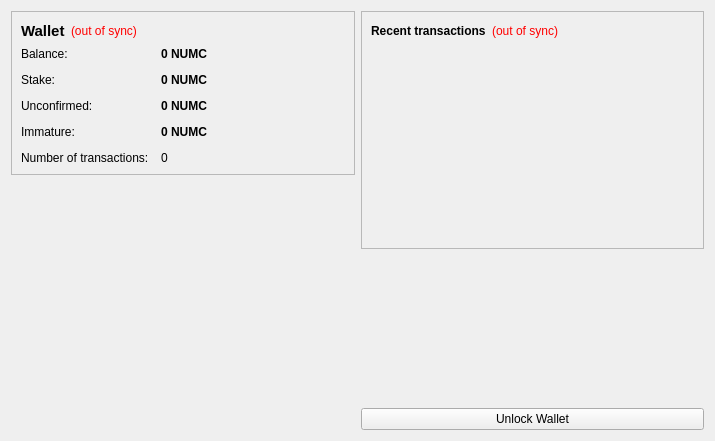
<?xml version="1.0" encoding="UTF-8"?>
<ui version="4.0">
 <class>OverviewPage</class>
 <widget class="QWidget" name="OverviewPage">
  <property name="geometry">
   <rect>
    <x>0</x>
    <y>0</y>
    <width>715</width>
    <height>441</height>
   </rect>
  </property>
  <property name="windowTitle">
   <string>Form</string>
  </property>
  <layout class="QHBoxLayout" name="horizontalLayout" stretch="1,1">
   <item>
    <layout class="QVBoxLayout" name="verticalLayout_2">
     <item>
      <widget class="QFrame" name="frame">
       <property name="frameShape">
        <enum>QFrame::StyledPanel</enum>
       </property>
       <property name="frameShadow">
        <enum>QFrame::Raised</enum>
       </property>
       <layout class="QVBoxLayout" name="verticalLayout_4">
        <item>
         <layout class="QHBoxLayout" name="horizontalLayout_4">
          <item>
           <widget class="QLabel" name="label_5">
            <property name="font">
             <font>
              <pointsize>11</pointsize>
              <weight>75</weight>
              <bold>true</bold>
             </font>
            </property>
            <property name="text">
             <string>Wallet</string>
            </property>
           </widget>
          </item>
          <item>
           <widget class="QLabel" name="labelWalletStatus">
            <property name="toolTip">
             <string>The displayed information may be out of date. Your wallet automatically synchronizes with the NumberCoin network after a connection is established, but this process has not completed yet.</string>
            </property>
            <property name="styleSheet">
             <string notr="true">QLabel { color: red; }</string>
            </property>
            <property name="text">
             <string notr="true">(out of sync)</string>
            </property>
            <property name="alignment">
             <set>Qt::AlignLeading|Qt::AlignLeft|Qt::AlignVCenter</set>
            </property>
           </widget>
          </item>
          <item>
           <spacer name="horizontalSpacer_2">
            <property name="orientation">
             <enum>Qt::Horizontal</enum>
            </property>
            <property name="sizeHint" stdset="0">
             <size>
              <width>40</width>
              <height>20</height>
             </size>
            </property>
           </spacer>
          </item>
         </layout>
        </item>
        <item>
         <layout class="QFormLayout" name="formLayout_2">
          <property name="fieldGrowthPolicy">
           <enum>QFormLayout::AllNonFixedFieldsGrow</enum>
          </property>
          <property name="horizontalSpacing">
           <number>12</number>
          </property>
          <property name="verticalSpacing">
           <number>12</number>
          </property>
          <item row="0" column="0">
           <widget class="QLabel" name="label">
            <property name="text">
             <string>Balance:</string>
            </property>
           </widget>
          </item>
          <item row="0" column="1">
           <widget class="QLabel" name="labelBalance">
            <property name="font">
             <font>
              <weight>75</weight>
              <bold>true</bold>
             </font>
            </property>
            <property name="cursor">
             <cursorShape>IBeamCursor</cursorShape>
            </property>
            <property name="toolTip">
             <string>Your current balance</string>
            </property>
            <property name="text">
             <string notr="true">0 NUMC</string>
            </property>
            <property name="textInteractionFlags">
             <set>Qt::LinksAccessibleByMouse|Qt::TextSelectableByKeyboard|Qt::TextSelectableByMouse</set>
            </property>
           </widget>
          </item>
          <item row="1" column="0">
           <widget class="QLabel" name="label_6">
            <property name="text">
             <string>Stake:</string>
            </property>
           </widget>
          </item>
          <item row="1" column="1">
           <widget class="QLabel" name="labelStake">
            <property name="font">
             <font>
              <weight>75</weight>
              <bold>true</bold>
             </font>
            </property>
            <property name="cursor">
             <cursorShape>IBeamCursor</cursorShape>
            </property>
            <property name="toolTip">
             <string>Total of coins that was staked, and do not yet count toward the current balance</string>
            </property>
            <property name="text">
             <string notr="true">0 NUMC</string>
            </property>
            <property name="textInteractionFlags">
             <set>Qt::LinksAccessibleByMouse|Qt::TextSelectableByKeyboard|Qt::TextSelectableByMouse</set>
            </property>
           </widget>
          </item>
          <item row="2" column="0">
           <widget class="QLabel" name="label_3">
            <property name="text">
             <string>Unconfirmed:</string>
            </property>
           </widget>
          </item>
          <item row="2" column="1">
           <widget class="QLabel" name="labelUnconfirmed">
            <property name="font">
             <font>
              <weight>75</weight>
              <bold>true</bold>
             </font>
            </property>
            <property name="cursor">
             <cursorShape>IBeamCursor</cursorShape>
            </property>
            <property name="toolTip">
             <string>Total of transactions that have yet to be confirmed, and do not yet count toward the current balance</string>
            </property>
            <property name="text">
             <string notr="true">0 NUMC</string>
            </property>
            <property name="textInteractionFlags">
             <set>Qt::LinksAccessibleByMouse|Qt::TextSelectableByKeyboard|Qt::TextSelectableByMouse</set>
            </property>
           </widget>
          </item>
          <item row="3" column="0">
           <widget class="QLabel" name="labelImmatureText">
            <property name="text">
             <string>Immature:</string>
            </property>
           </widget>
          </item>
          <item row="3" column="1">
           <widget class="QLabel" name="labelImmature">
            <property name="font">
             <font>
              <weight>75</weight>
              <bold>true</bold>
             </font>
            </property>
            <property name="toolTip">
             <string>Mined balance that has not yet matured</string>
            </property>
            <property name="text">
             <string notr="true">0 NUMC</string>
            </property>
            <property name="textInteractionFlags">
             <set>Qt::LinksAccessibleByMouse|Qt::TextSelectableByKeyboard|Qt::TextSelectableByMouse</set>
            </property>
           </widget>
          </item>
          <item row="4" column="0">
           <widget class="QLabel" name="label_2">
            <property name="text">
             <string>Number of transactions:</string>
            </property>
           </widget>
          </item>
          <item row="4" column="1">
           <widget class="QLabel" name="labelNumTransactions">
            <property name="toolTip">
             <string>Total number of transactions in wallet</string>
            </property>
            <property name="text">
             <string notr="true">0</string>
            </property>
           </widget>
          </item>
         </layout>
        </item>
       </layout>
      </widget>
     </item>
     <item>
      <spacer name="verticalSpacer">
       <property name="orientation">
        <enum>Qt::Vertical</enum>
       </property>
       <property name="sizeHint" stdset="0">
        <size>
         <width>20</width>
         <height>40</height>
        </size>
       </property>
      </spacer>
     </item>
     <item>
      <widget class="QLabel" name="label_6">
       <property name="text">
        <string/>
       </property>
       <property name="pixmap">
        <pixmap resource="../bitcoin.qrc">:/images/backg</pixmap>
       </property>
       <property name="scaledContents">
        <bool>false</bool>
       </property>
       <property name="alignment">
        <set>Qt::AlignCenter</set>
       </property>
       <property name="margin">
        <number>-2</number>
       </property>
      </widget>
     </item>
    </layout>
   </item>
   <item>
    <layout class="QVBoxLayout" name="verticalLayout_3">
     <item>
      <widget class="QFrame" name="frame_2">
       <property name="frameShape">
        <enum>QFrame::StyledPanel</enum>
       </property>
       <property name="frameShadow">
        <enum>QFrame::Raised</enum>
       </property>
       <layout class="QVBoxLayout" name="verticalLayout">
        <item>
         <layout class="QHBoxLayout" name="horizontalLayout_2">
          <item>
           <widget class="QLabel" name="label_4">
            <property name="text">
             <string>&lt;b&gt;Recent transactions&lt;/b&gt;</string>
            </property>
           </widget>
          </item>
          <item>
           <widget class="QLabel" name="labelTransactionsStatus">
            <property name="toolTip">
             <string>The displayed information may be out of date. Your wallet automatically synchronizes with the NumberCoin network after a connection is established, but this process has not completed yet.</string>
            </property>
            <property name="styleSheet">
             <string notr="true">QLabel { color: red; }</string>
            </property>
            <property name="text">
             <string notr="true">(out of sync)</string>
            </property>
            <property name="alignment">
             <set>Qt::AlignRight|Qt::AlignTrailing|Qt::AlignVCenter</set>
            </property>
           </widget>
          </item>
          <item>
           <spacer name="horizontalSpacer">
            <property name="orientation">
             <enum>Qt::Horizontal</enum>
            </property>
            <property name="sizeHint" stdset="0">
             <size>
              <width>40</width>
              <height>20</height>
             </size>
            </property>
           </spacer>
          </item>
         </layout>
        </item>
        <item>
         <widget class="QListView" name="listTransactions">
          <property name="styleSheet">
           <string notr="true">QListView { background: transparent; }</string>
          </property>
          <property name="frameShape">
           <enum>QFrame::NoFrame</enum>
          </property>
          <property name="verticalScrollBarPolicy">
           <enum>Qt::ScrollBarAlwaysOff</enum>
          </property>
          <property name="horizontalScrollBarPolicy">
           <enum>Qt::ScrollBarAlwaysOff</enum>
          </property>
          <property name="selectionMode">
           <enum>QAbstractItemView::NoSelection</enum>
          </property>
         </widget>
        </item>
       </layout>
      </widget>
     </item>
     <item>
      <spacer name="verticalSpacer_2">
       <property name="orientation">
        <enum>Qt::Vertical</enum>
       </property>
       <property name="sizeHint" stdset="0">
        <size>
         <width>20</width>
         <height>40</height>
        </size>
       </property>
      </spacer>
     </item>
     <item>
      <widget class="QPushButton" name="unlockWalletButton">
       <property name="text">
        <string>Unlock Wallet</string>
       </property>
      </widget>
     </item>
    </layout>
   </item>
  </layout>
 </widget>
 <resources>
  <include location="../bitcoin.qrc"/>
 </resources>
 <connections/>
</ui>
